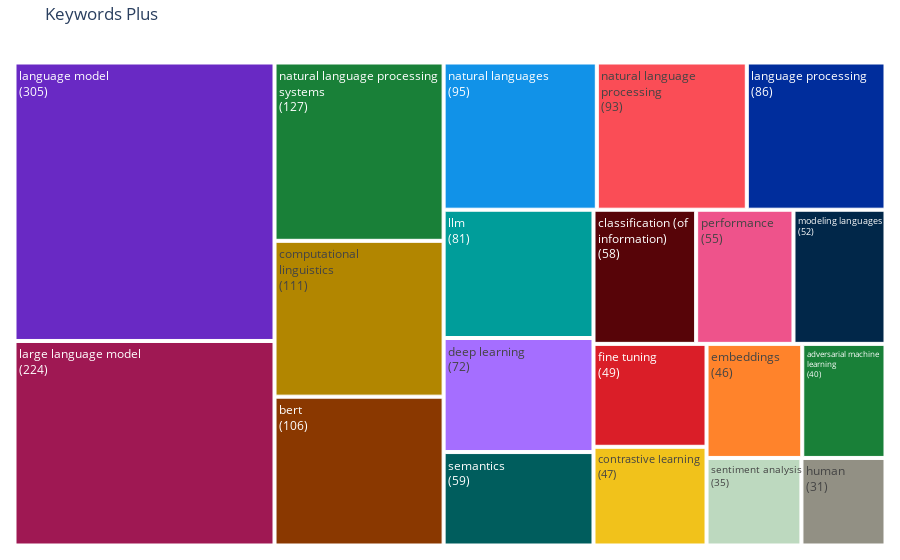

This figure's notebook cell:
### Markdown cell above
Contagem de palavras chaves

### Code cell
keywords_tree_map = bibfile.tree_map(view = 'notebook', entry = 'kwp', topn = 20)

keywords_tree_map

### Figure 1 — Plotly figure (JSON) as saved in the notebook; plotly's stock layout.template omitted (floating-point values rounded to 4 significant figures; data arrays with more than 128 entries replaced by an {"elided": "..."} marker saying what was removed)
{"data": [{"labels": ["language model", "large language model", "natural language processing<br>systems", "computational<br>linguistics", "bert", "natural languages", "natural language<br>processing", "language processing", "llm", "deep learning", "semantics", "classification (of<br>information)", "performance", "modeling languages", "fine tuning", "contrastive learning", "embeddings", "adversarial machine<br>learning", "sentiment analysis", "human"], "marker": {"colors": {"elided": "1109 str values"}}, "parents": ["", "", "", "", "", "", "", "", "", "", "", "", "", "", "", "", "", "", "", ""], "textfont": {"size": 12}, "textinfo": "label+value", "texttemplate": "%{label}<br>(%{value})", "type": "treemap", "values": [305, 224, 127, 111, 106, 95, 93, 86, 81, 72, 59, 58, 55, 52, 49, 47, 46, 40, 35, 31]}], "layout": {"margin": {"b": 10, "l": 10, "r": 10, "t": 40}, "paper_bgcolor": "white", "title": {"text": "Keywords Plus"}}}
